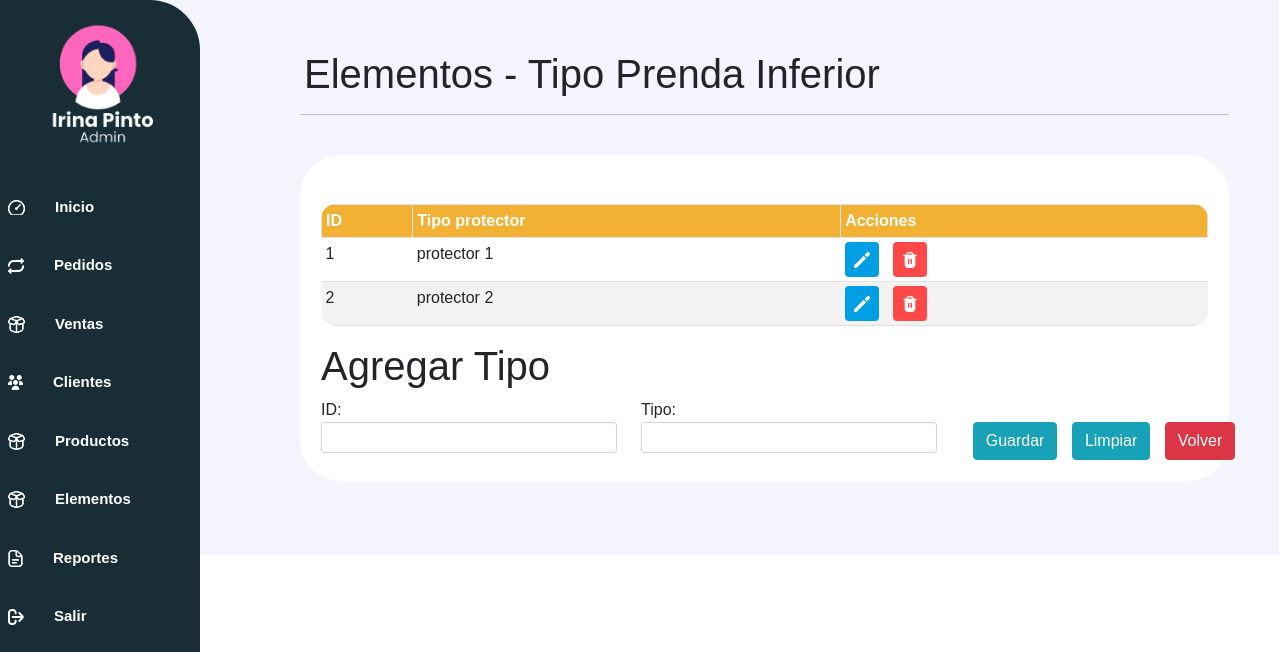
Screenshot of /controlador/protector_controlador.php (signed in) with the database file from the repository.
### tables this page shows
CREATE TABLE `protector` (
  `id_protector` varchar(3) NOT NULL,
  `tipo_protector` varchar(15) DEFAULT NULL
);

### controlador/protector_controlador.php (called while the page is built, shortened)
<?php
	require_once("../modelo/protector_modelo.php");
	$objprotector = new protectorModelo();
	require_once("../controlador/vista_controlador.php");
	$lista_protector1 = $objprotector->consultar();
	$lista_protector = $objprotector->protector_consultar();
	$idprotector= "";
	$tipoprotector= "";
	require_once("../vista/protector_vista.php");
?>

### modelo/conexionPDO.php (called while the page is built, shortened)
<?php
class Conexion {
    private $conexion;
    function __construct(){
        $servidor="localhost";
        $usuarioBD="root";
        $claveBD="";
        $bd="gestion_de_pedidos_cpinto";
        try {
            $this->conexion=new PDO("mysql:host=$servidor;dbname=$bd",$usuarioBD,$claveBD);
            $this->conexion->setAttribute(PDO::ATTR_ERRMODE,PDO::ERRMODE_EXCEPTION);
        }
        catch(PDOException $fallo){
            die ("La conexion ha fallado.".$fallo->getMessage());
        }
    }
    public function conectar(){
        return $this->conexion;
    }
}
?>

### modelo/protector_modelo.php (called while the page is built, shortened)
<?php
    require_once("conexionPDO.php");
	class protectorModelo extends Conexion {
		private $objbd;
		 public function __construct(){
			$this->objbd = parent::conectar();
		}
		public function consultar(){
			$lista = array();
			$registro = "SELECT * FROM protector";
			$preparado = $this->objbd->prepare($registro);
			$resul = $preparado->execute();
			while( $datos = $preparado->fetch(PDO::FETCH_ASSOC) ){
				$lista[] = $datos;
			}
			return $lista;
		}
		public function protector_consultar(){
			$lista = array();
			$registro = "SELECT * FROM protector";
			$preparado = $this->objbd->prepare($registro);
			$resul = $preparado->execute();
			while( $datos = $preparado->fetch(PDO::FETCH_ASSOC) ){
				$lista[] = $datos;
			}
			return $lista;
		}
	}
?>

### vista/protector_vista.php (the view, shortened to what this page needs)
<!DOCTYPE html>
<?php
   require_once("../modelo/conexionPDO.php");
?>
<html>
	<head>
        <link rel="stylesheet" href="../vista/css/estilos.css">
        <link href="https://cdn.lineicons.com/4.0/lineicons.css" rel="stylesheet" />
        <link rel="stylesheet" href="https://cdnjs.cloudflare.com/ajax/libs/font-awesome/5.15.4/css/all.min.css">
		<link rel="stylesheet" href="../vista/css/bootstrap.min.css">
        <link rel="stylesheet" href="../vista/css/sweetalert2.min.css">
	</head>
    <body>
    <div class="barra-lateral">
    </div>
    <div class="contenido">
    <div class="ml-1">
        <h1>Elementos - Tipo Prenda Inferior</h1>
    </div>
    <hr>
<div class="px-6 py-4">
    <div class="contenedor-entrada1 px-6 pt-5">
        <div class="caja_scroll">
                    <table class="table table-striped table-bordered table-hover table-sm">
                        <tr>
                            <th>ID</th>
                            <th>Tipo protector</th>
                            <th>Acciones</th>
                        </tr>
                        <?php foreach ($lista_protector as $protector){ ?>
                            <tr>
                                <td><?php echo $protector['id_protector']; ?></td>
                                <td><?php echo $protector['tipo_protector']; ?></td>
                                <td>
                                    <a href="protector_controlador.php?id=<?php echo $protector['id_protector'] ?>" class="btn btn-azul">
                                    <img src="../vista/img/pencil.png" alt="Modificar" width="16" height="16"></a>
                                  <a href="../controlador/protector_controlador.php?eliminarId=<?php echo $protector['id_protector'] ?>" class="btn btn-rojo">
                                     <img src="../vista/img/trash.png" alt="Eliminar" width=16 height=16></a>
                                </td>
                            </tr>
                        <?php } ?>
                    </table>
                </div>
            <?php if(isset($_GET['id'])){ ?>
                <h1 class="display-6"><b>Datos protector </b></h1>
            <?php } else { ?>
                <h1 class="display-6"><b>Agregar Tipo</b></h1>
            <?php } ?>
            <form action="" method="POST">
                <div id="f1" class="row col-md-4">
                    <div class="col-md-12">
                        <label for=area>ID: </label>
                        <input type="text" id="idprotector" name="idprotector" value="<?php echo $idprotector; ?>" class="form-control form-control-sm">
                    </div>
                    <div class="col-md-12">
                        <label for=area>Tipo: </label>
                        <input type="text" id="tipoprotector" name="tipoprotector" value="<?php echo $tipoprotector; ?>" class="form-control form-control-sm">
                    </div>
                    <div class="col-md-12"><br>
                        <center>
                            <?php if(!isset($_GET['id'])){ ?>
                            <input type="submit" value="Guardar" name="guardar" class="btn btn-info">
                            <input type="button" value="Limpiar" onclick="Limpiar();" class="btn btn-info">
                            <?php } else { ?>
                            <input type="submit" value="Modificar" name="modificar" class="btn btn-info">
                            <?php } ?>
                            <input type="submit" value="Volver" Name ="Volver" class="btn btn-danger">
                        </center>
                    </div>
                </div>
            </form>
        </div>
        </div>
    </div>
</body>
</html>

### vista/css/estilos.css (style rules this page uses)
body { margin: 0; font-family: 'Poppins', sans-serif !important; }
.barra-lateral { width: 200px; height: 100%; background-color: #192D36; position: fixed; top: 0; left: 0; overflow-x: hidden; padding-top: 20px; border-top-right-radius: 50px; border-bottom-right-radius: 50px; }
.contenido { flex: 1; padding: 50px; height: auto; padding-left: 300px; background-color: #4858cf10; }
.px-6 { margin: 0 auto; max-width: 2000px; max-height: 1000px; }
.contenedor-entrada1 { background-color: white; width: auto; height: auto; border: 1px solid rgb(255, 255, 255); border-radius: 40px; padding: 20px; }
.btn { display: inline-block; margin-right: 10px; }
.btn-azul { background-color: #009fe3 !important; color: #fff !important; padding: 3px 8px !important; font-size: 18px !important; transition: background-color 0.3s !important;; }
.btn-rojo { background-color: #ff4848 !important; padding: 3px 8px !important; font-size: 18px !important; }
.table { border-radius: 15px; overflow: hidden; border-collapse: collapse; }
.table th { background-color: #FFBB35 !important; color: #fff; }
.table td { border: none; }
#f1 { display: grid; grid-template-columns: 320px 320px 320px ; }

### rows the page displays
protector: id_protector "1", tipo_protector "protector 1"
protector: id_protector "2", tipo_protector "protector 2"
